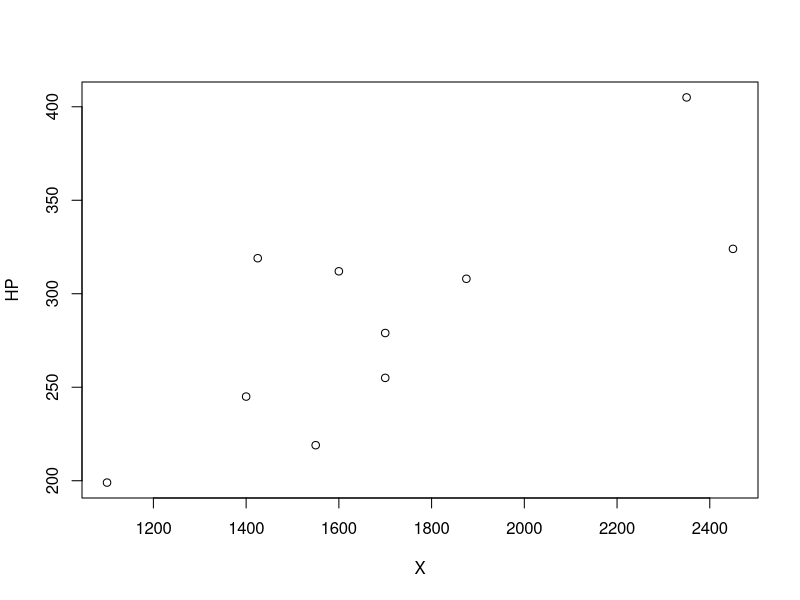
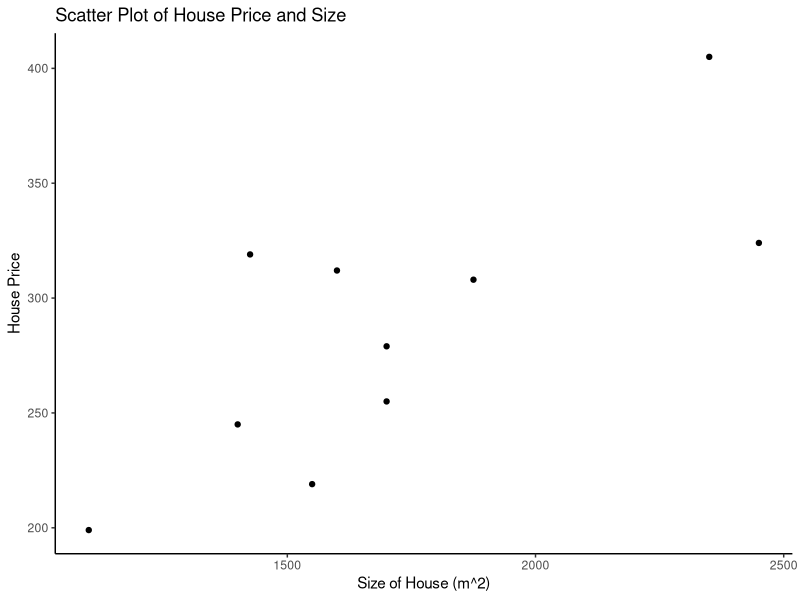
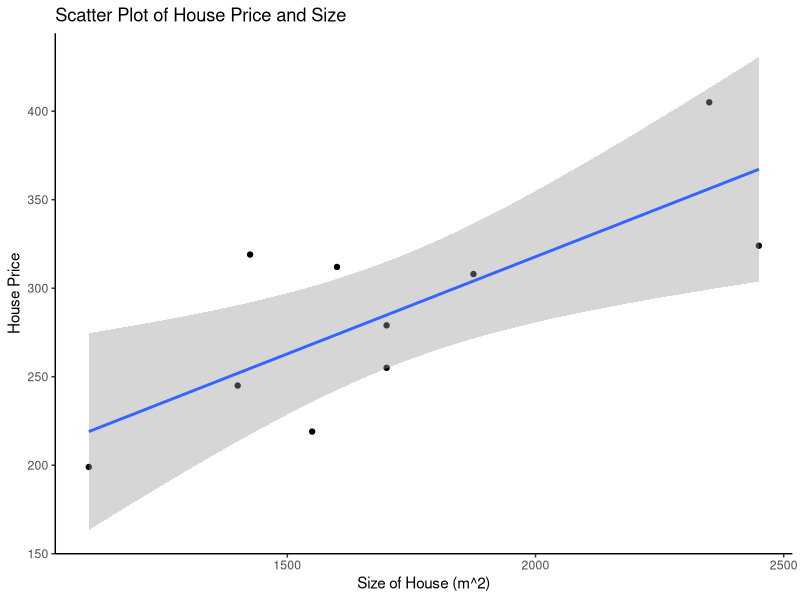
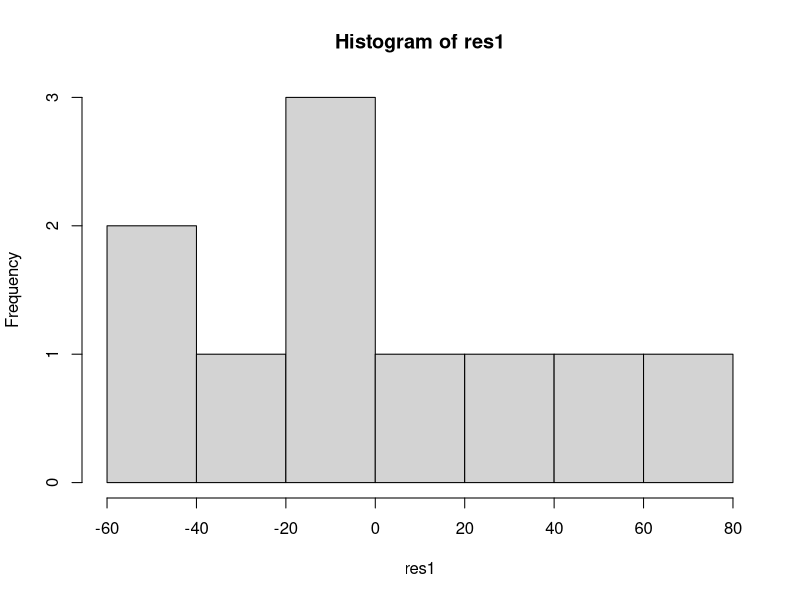
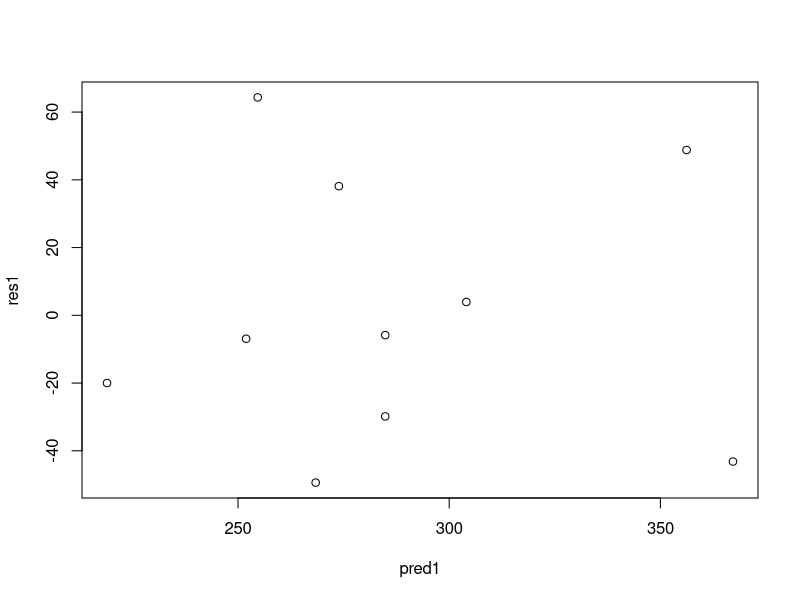
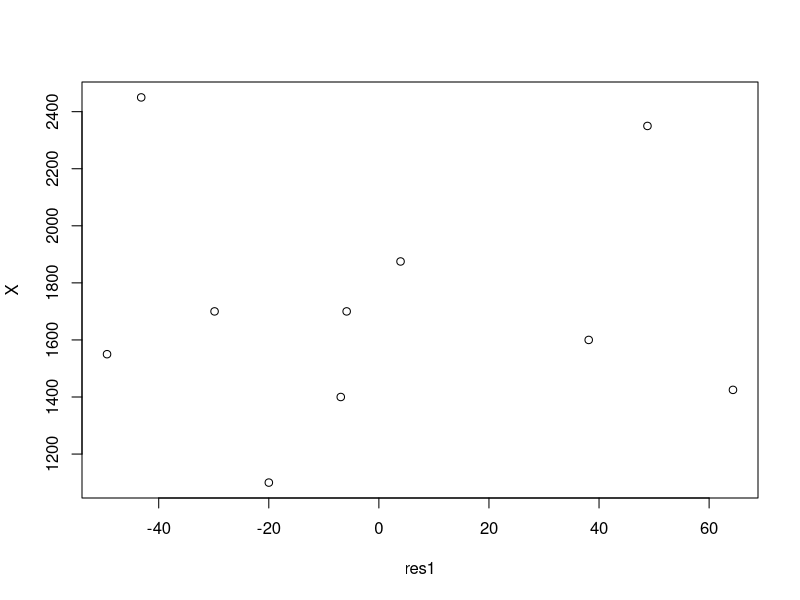

Reproduce these figures in R, in order.
## ---- chunk 1
## House Price
HP = c(245,312,279,308,199,219,405,324,319,255)
##size of house
X=c(1400,1600,1700,1875,1100,1550,2350,2450,1425,1700) 
df1 = as.data.frame(cbind(X, HP))
## ---- chunk 2
plot(X, HP)
## ---- chunk 3
library(ggplot2)
p<-ggplot(df1, aes(X, HP))+ geom_point()+
  ggtitle("Scatter Plot of House Price and Size")+
    xlab("Size of House (m^2)")+ylab("House Price")+
  theme_classic()
p
## ---- chunk 4
cor(X,HP)
## ---- chunk 5
cor.test(X,HP)
## ---- chunk 6
reg1 =lm(HP~X)
reg1
## ---- chunk 7

p+stat_smooth(method = "lm")+
  theme_classic()

## ---- chunk 8

summary(reg1)
## ---- chunk 9
anova(reg1)
## ---- chunk 10
confint(reg1)
## ---- chunk 11
##retrieve the residuals
res1 = reg1$residuals
## retrieve the fitted values
pred1 = reg1$fitted.values

## ---- chunk 12
shapiro.test(res1)
hist(res1)
## ---- chunk 13
plot(pred1, res1)
## ---- chunk 14
plot(res1, X)
